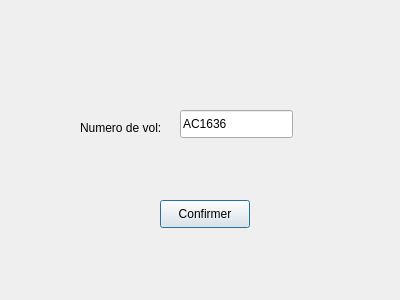
<?xml version="1.0" encoding="UTF-8"?>
<ui version="4.0">
 <class>SupprimerVol</class>
 <widget class="QDialog" name="SupprimerVol">
  <property name="geometry">
   <rect>
    <x>0</x>
    <y>0</y>
    <width>400</width>
    <height>300</height>
   </rect>
  </property>
  <property name="windowTitle">
   <string>SupprimerVol</string>
  </property>
  <widget class="QLineEdit" name="lineEditNumero">
   <property name="geometry">
    <rect>
     <x>180</x>
     <y>110</y>
     <width>113</width>
     <height>28</height>
    </rect>
   </property>
   <property name="text">
    <string>AC1636</string>
   </property>
   <property name="placeholderText">
    <string>Ex:JS4589</string>
   </property>
  </widget>
  <widget class="QLabel" name="label">
   <property name="geometry">
    <rect>
     <x>80</x>
     <y>120</y>
     <width>91</width>
     <height>16</height>
    </rect>
   </property>
   <property name="text">
    <string>Numero de vol:</string>
   </property>
  </widget>
  <widget class="QPushButton" name="pushButtonConfirmerSupprimer">
   <property name="geometry">
    <rect>
     <x>160</x>
     <y>200</y>
     <width>90</width>
     <height>28</height>
    </rect>
   </property>
   <property name="text">
    <string>Confirmer</string>
   </property>
  </widget>
 </widget>
 <resources/>
 <connections>
  <connection>
   <sender>pushButtonConfirmerSupprimer</sender>
   <signal>clicked(bool)</signal>
   <receiver>SupprimerVol</receiver>
   <slot>slotSupprimerVol()</slot>
   <hints>
    <hint type="sourcelabel">
     <x>204</x>
     <y>213</y>
    </hint>
    <hint type="destinationlabel">
     <x>199</x>
     <y>149</y>
    </hint>
   </hints>
  </connection>
 </connections>
 <slots>
  <slot>slotSupprimerVol()</slot>
 </slots>
</ui>
